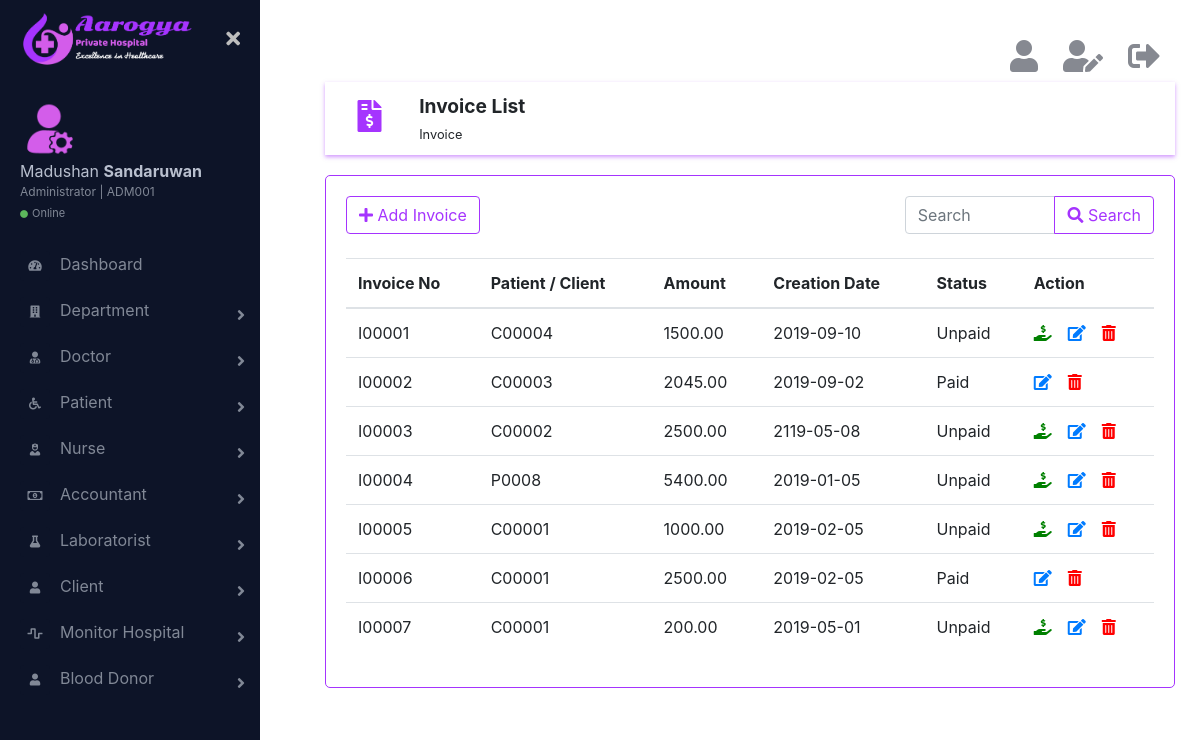
Page /html/invoiceList.php (signed in) on the committed database.
### tables this page shows
CREATE TABLE IF NOT EXISTS `invoice` (
  `id` char(6) NOT NULL,
  `patientId` char(6) NOT NULL,
  `amount` float(10,2) NOT NULL,
  `creationDate` date NOT NULL,
  `is_paid` varchar(6) NOT NULL,
  `is_deleted` int(11) NOT NULL,
  PRIMARY KEY (`id`)
);

### html/invoiceList.php (the view, shortened to what this page needs)
<?php
    require_once('../connection/connection.php');
?>
<!DOCTYPE html>
<html lang="en">
    <head>
        <link rel="stylesheet" href="../css/bootstrap.min.css">
        <link href="https://cdnjs.cloudflare.com/ajax/libs/font-awesome/5.10.0-11/css/all.css" rel="stylesheet">
        <link href="../css/main.css" rel="stylesheet">
    </head>
    <body>
        <div class="page-wrapper chiller-theme toggled">
            <?php
                require_once('sidebar.php');
            ?>
            <main class="page-content">
                <div class="container">
                    <?php
                        require_once('logoutbar.php');
                    ?>
                    <div class="row topic">
                        <div class="col-md-1 topic-logo">
                            <i class="fas fa-file-invoice-dollar fa-2x"></i>
                        </div>
                        <div class="col-md-11">
                            <span class="font-weight-bold"><big>Invoice List</big><br><small>Invoice</small></span>
                        </div>
                    </div>
                    <div class="row">
                        <div class="col-md-12 form">
                            <div class="row">
                                <div class='col-md-8'>
                                    <?php
                                        if($_SESSION['role'] != 'client'){
                                            echo "<a href='addInvoice.php' ><button type='button' class='btn btn-outline-primary'><i class='fas fa-plus'></i>  Add Invoice</button></a>";
                                        }
                                    ?>
                                </div>
                                <div class="col-md-4">
                                    <div class="input-group">
                                        <input type="search" class="form-control" placeholder="Search">
                                        <div class="input-group-append">
                                            <button class="btn btn-outline-primary" type="button"><i class="fas fa-search"></i> Search</button>
                                        </div>
                                    </div>
                                </div>
                            </div>
                            <br>
                            <table class="table">
                              <thead>
                                <tr>
                                    <th scope="col">Invoice No</th>
                                    <th scope="col">Patient / Client</th>
                                    <th scope="col">Amount</th>
                                    <th scope="col">Creation Date</th>
                                    <th scope="col">Status</th>
                                    <?php
                                        if($_SESSION['role'] != ''){
                                            echo "<th scope='col'>Action</th>";
                                        }
                                    ?>
                                </tr>
                              </thead>
                              <tbody>
                                  <?php
                                    if($_SESSION['role'] == 'client'){
                                        $query = "SELECT * FROM `invoice` WHERE is_deleted = 0 AND patientId = '{$_SESSION['id']}' ORDER BY `id`";
                                    } else {
                                        $query = "SELECT * FROM `invoice` WHERE is_deleted = 0";
                                    }
                                    $result_set = mysqli_query($con,$query);
                                    if (mysqli_num_rows($result_set) >= 1) {
                                        while($inv = mysqli_fetch_assoc($result_set)){
                                            echo "<tr>";
                                            echo "<td>".$inv['id']."</td>";
                                            echo "<td>".$inv['patientId']."</td>";
                                            echo "<td>".$inv['amount']."</td>";
                                            echo "<td>".$inv['creationDate']."</td>";
                                            echo "<td>".$inv['is_paid']."</td>";
                                            echo "<td>";
                                            if($inv['is_paid'] == 'Unpaid'){
                                                echo "<a href='invoiceList.php?id1={$inv['id']}' onclick=\"return confirm('Are you sure the invoice has been paid ?');\"><i class='fas fa-hand-holding-usd mr-3' data-toggle='tooltip' title='Paid' style='color:green;'></i></a>";
                                            }
                                            if($_SESSION['role'] != 'client'){
                                                echo "<a href=\"#\"><i class='fas fa-edit mr-3' data-toggle='tooltip' title='Edit'></i></a><a href='invoiceList.php?id={$inv['id']}' onclick=\"return confirm('Are you sure to delete this information ?');\"><i class='fas fa-trash-alt' data-toggle='tooltip' title='Delete' style='color:red;'></i></a>";
                                            }
                                            echo "</td></tr>";
                                        }
                                    } else {
                                        echo "<tr><td><h4 class='text-danger'>No records</h4></td></tr>";
                                    }
                                  ?>
                              </tbody>
                            </table>
                        </div>
                    </div>
                </div>
            </main>
        </div>
    </body>
    </html>

### css/main.css (style rules this page uses)
.page-wrapper { height: 100vh; }
@media screen and (min-width: 700px) { .page-wrapper.toggled .page-content { padding-left: 300px; } }
.page-wrapper .page-content { display: inline-block; width: 100%; padding-left: 0px; padding-top: 20px; }
.page-wrapper .page-content > div { padding: 20px 40px; }
.page-wrapper .page-content { overflow-x: hidden; }
.topic { box-shadow: 0 2px 4px rgba(165, 52, 254, 0.5); padding: 10px; }
.topic-logo { display: inline-block; text-align: center; color: rgb(165, 52, 254); margin-top: 8px; }
.form { margin-top: 20px; border: 1px solid rgb(165, 52, 254); border-radius: 5px; padding: 20px; }

### rows in the picture
invoice: id "I00001", patientId "C00004", amount "1500.00", creationDate "2019-09-10", is_paid "Unpaid"
invoice: id "I00002", patientId "C00003", amount "2045.00", creationDate "2019-09-02", is_paid "Paid"
invoice: id "I00003", patientId "C00002", amount "2500.00", creationDate "2119-05-08", is_paid "Unpaid"
invoice: id "I00004", patientId "P0008", amount "5400.00", creationDate "2019-01-05", is_paid "Unpaid"
invoice: id "I00005", patientId "C00001", amount "1000.00", creationDate "2019-02-05", is_paid "Unpaid"
invoice: id "I00006", patientId "C00001", amount "2500.00", creationDate "2019-02-05", is_paid "Paid"
invoice: id "I00007", patientId "C00001", amount "200.00", creationDate "2019-05-01", is_paid "Unpaid"

### other values in the picture
$_SESSION['firstName'] "Madushan"
$_SESSION['lastName'] "Sandaruwan"
$_SESSION['id'] "ADM001"
